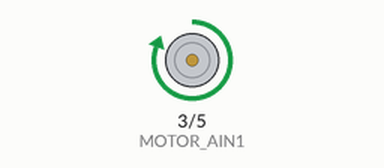
Simulated run of this sketch. Board: Arduino Uno, built with avr-gcc and run on an emulated ATmega328P. Parts: motor-driver pin pairs drawn as motors (green arrow = first pin HIGH = forward, orange = second pin HIGH = backward, longer = more drive).

Above: at 1.0 s.
At 2.5 s:
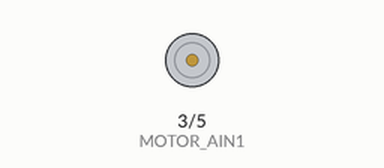
At 4.0 s:
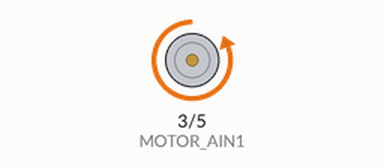
Timing chart, 0 to 7.8 s (numbered marks = the images above):
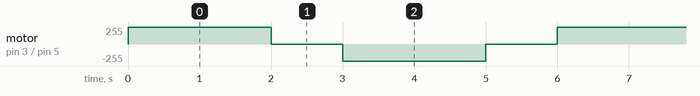

Measured:
- by itself, motor on pin 3 (MOTOR_AIN1) / pin 5 (MOTOR_AIN2): repeats every 6.0 s: stopped 1.0 s, backward 255/255 2.0 s, stopped 1.0 s, forward 255/255 2.0 s

The sketch:

DCmotor.ino
```cpp
#define MOTOR_AIN1 3
#define MOTOR_AIN2 5

void setup() {
  pinMode(MOTOR_AIN1, OUTPUT);
  pinMode(MOTOR_AIN2, OUTPUT);
}

void loop() {
  digitalWrite(MOTOR_AIN1, HIGH);
  digitalWrite(MOTOR_AIN2, LOW);
  delay(2000);
  digitalWrite(MOTOR_AIN1, LOW);
  digitalWrite(MOTOR_AIN2, LOW);
  delay(1000);
  digitalWrite(MOTOR_AIN1, LOW);
  digitalWrite(MOTOR_AIN2, HIGH);
  delay(2000);
  digitalWrite(MOTOR_AIN1, HIGH);
  digitalWrite(MOTOR_AIN2, HIGH);
  delay(1000);
}
```
